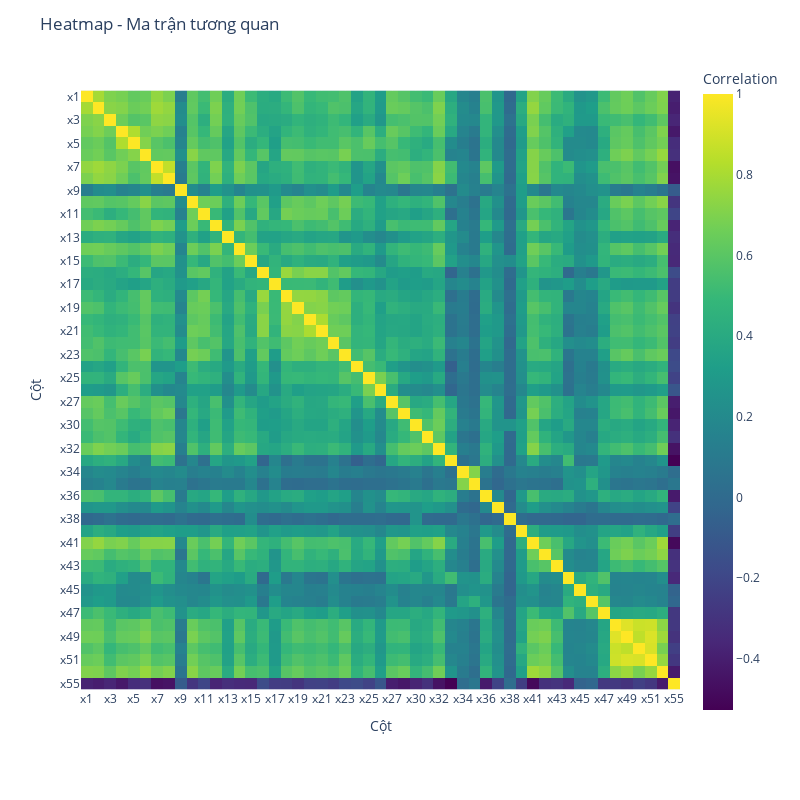

Notebook code for this chart:
### Markdown cell above
**Nhận xét:** chưa có

<!--
```python
city_count = df_processed.groupby("country")["city"].size().reset_index(name="City Count").sort_values(by="City Count")
city_count.T

#Chuyển City Count sang log scale
city_count['Log City Count'] = np.log(city_count['City Count']) / np.log(2)

plt.figure(figsize=(16, 6))
plt.hist(city_count['Log City Count'], bins=50, edgecolor='white', density=False)

plt.xlabel('log2(Số thành phố)')
plt.ylabel('Số quốc gia')
plt.title('Phân phối log-scale cơ số 2 của số thành phố theo quốc gia')
plt.show()
```
-->

### Code cell
correlation_matrix = numeric_cols_df_processed.corr()
fig = px.imshow(correlation_matrix, 
                labels=dict(x="Variable 1", y="Variable 2", color="Correlation"),
                x=correlation_matrix.columns,
                y=correlation_matrix.index,
                color_continuous_scale="Viridis")  # Sử dụng bảng màu Viridis

# Tùy chỉnh giao diện
fig.update_layout(
    title="Heatmap - Ma trận tương quan",
    xaxis_title="Cột",
    yaxis_title="Cột",
    width=800,
    height=800
)

# Hiển thị biểu đồ
fig.show()

### Figure 1 — Plotly figure (JSON) as saved in the notebook; plotly's stock layout.template omitted (floating-point values rounded to 4 significant figures; data arrays with more than 128 entries replaced by an {"elided": "..."} marker saying what was removed)
{"data": [{"coloraxis": "coloraxis", "hovertemplate": "Variable 1: %{x}<br>Variable 2: %{y}<br>Correlation: %{z}<extra></extra>", "name": "0", "type": "heatmap", "x": ["x1", "x2", "x3", "x4", "x5", "x6", "x7", "x8", "x9", "x10", "x11", "x12", "x13", "x14", "x15", "x16", "x17", "x18", "x19", "x20", "x21", "x22", "x23", "x24", "x25", "x26", "x27", "x28", "x30", "x31", "x32", "x33", "x34", "x35", "x36", "x37", "x38", "x39", "x41", "x42", "x43", "x44", "x45", "x46", "x47", "x48", "x49", "x50", "x51", "x54", "x55"], "xaxis": "x", "y": ["x1", "x2", "x3", "x4", "x5", "x6", "x7", "x8", "x9", "x10", "x11", "x12", "x13", "x14", "x15", "x16", "x17", "x18", "x19", "x20", "x21", "x22", "x23", "x24", "x25", "x26", "x27", "x28", "x30", "x31", "x32", "x33", "x34", "x35", "x36", "x37", "x38", "x39", "x41", "x42", "x43", "x44", "x45", "x46", "x47", "x48", "x49", "x50", "x51", "x54", "x55"], "yaxis": "y", "z": {"elided": "51x51 float values"}}], "layout": {"coloraxis": {"colorbar": {"title": {"text": "Correlation"}}, "colorscale": [[0, "#440154"], [0.1111, "#482878"], [0.2222, "#3e4989"], [0.3333, "#31688e"], [0.4444, "#26828e"], [0.5556, "#1f9e89"], [0.6667, "#35b779"], [0.7778, "#6ece58"], [0.8889, "#b5de2b"], [1, "#fde725"]]}, "height": 800, "margin": {"t": 60}, "title": {"text": "Heatmap - Ma trận tương quan"}, "width": 800, "xaxis": {"anchor": "y", "autorange": true, "constrain": "domain", "domain": [0, 1], "range": [-0.5, 50.5], "scaleanchor": "y", "title": {"text": "Cột"}, "type": "category"}, "yaxis": {"anchor": "x", "autorange": true, "constrain": "domain", "domain": [0.04621, 0.9538], "range": [50.5, -0.5], "title": {"text": "Cột"}, "type": "category"}}}
